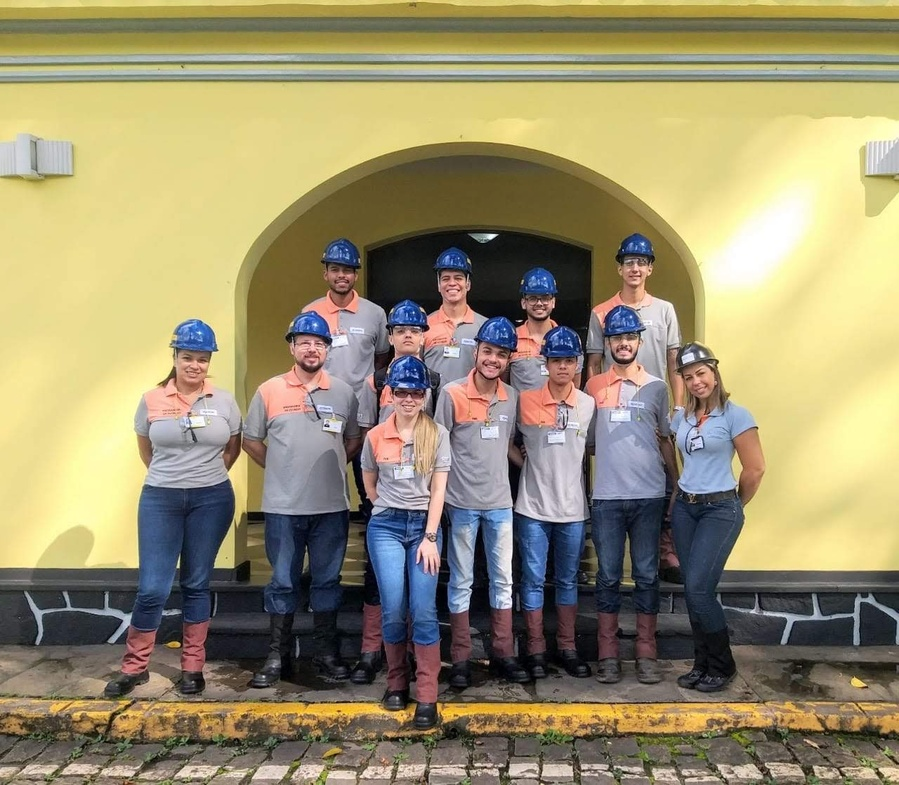
#> input picture Face Detection/Detecting Images/parAperam.jpg, 899 x 785 px, shrunk from 1280 x 1118 before the run
$ python FaceDectetion.py
#> lines starting #> are read from the running program, lines starting #| are printed output that depends on the picture; after the words box and inside, x2 and y2 are one past the last pixel; in counts of white or black regions, pixels touching at a corner belong together
import cv2
# Loading the XML from
faceCascade = cv2.CascadeClassifier('haarcascade_frontalface_default.xml')
# Reading the img from the disk
img = cv2.imread('parAperam.jpg')
#> img is the input picture: shape (785, 899, 3); mean B, G, R 110.6, 143.7, 153.5
# Convert the image to Gray Scale
gray = cv2.cvtColor(img, cv2.COLOR_BGR2GRAY)
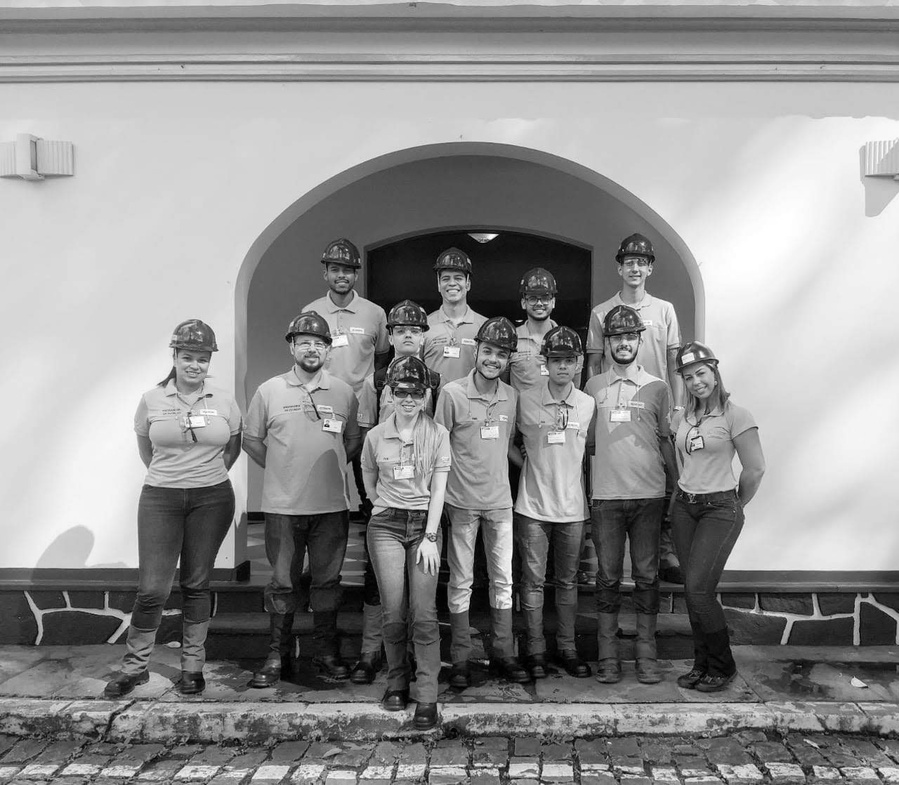
#> gray: shape (785, 899); min 0, max 255, mean 142.8
# Detect faces
faceImage = faceCascade.detectMultiScale(gray, 1.1, 4)
#> faceImage = [[595, 650, 26, 26], [435, 265, 34, 34], [607, 326, 35, 35], [619, 251, 34, 34], [294, 330, 35, 35]]
#Draw the rectangle
for (x, y, w, h) in faceImage:
    cv2.rectangle(img, (x,y), (x+w, y+h), (255,0,0), 2)
#> this loop made 5 passes
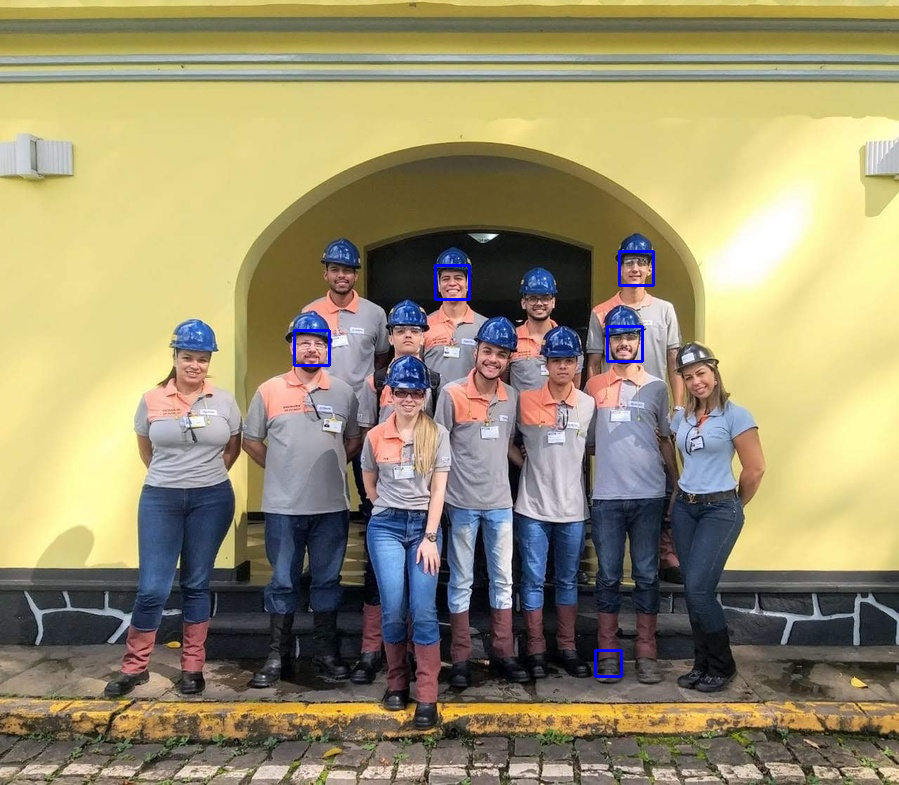
#> img: shape (785, 899, 3); 0.28% of pixels changed, all inside (x1, y1, x2, y2) = (293, 250, 655, 678)
cv2.imshow('Test', img)

cv2.waitKey()
cv2.destroyAllWindows()

$ run again, with Face Detection/Detecting Images/example.jpg copied over Face Detection/Detecting Images/parAperam.jpg
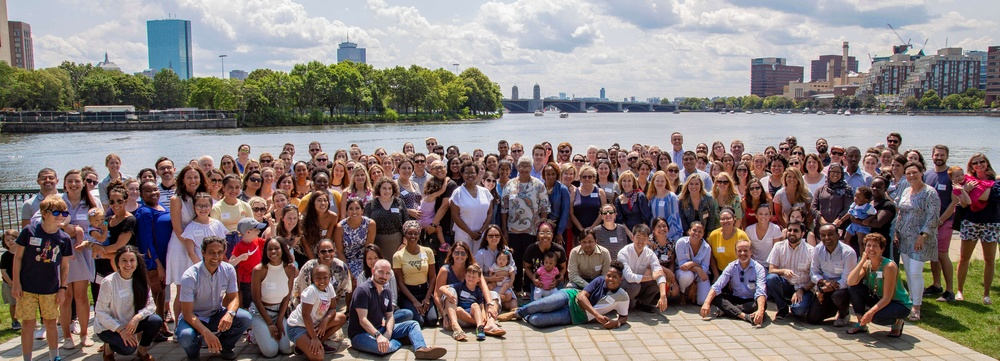
#> input picture Face Detection/Detecting Images/example.jpg, 1000 x 361 px, shrunk from 5379 x 1941 before the run
#> img is the input picture: shape (361, 1000, 3); mean B, G, R 120.5, 121.9, 132.4
#> `gray = cv2.cvtColor(img, cv2.COLOR_BGR2GRAY)`:
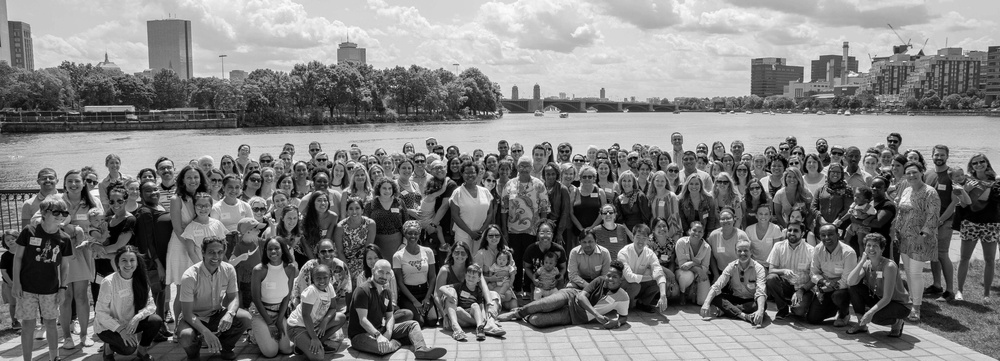
#> gray: shape (361, 1000); min 0, max 255, mean 124.9
#> faceImage = [[116, 250, 26, 26]]
#> the loop `for (x, y, w, h) in faceImage:` made 1 pass
#> after the loop `for (x, y, w, h) in faceImage:`:
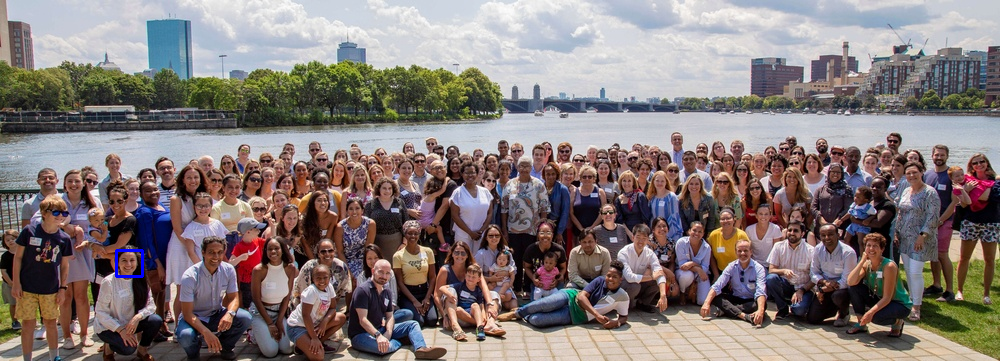
#> img: shape (361, 1000, 3); 0.09% of pixels changed, all inside (x1, y1, x2, y2) = (115, 249, 144, 278)
